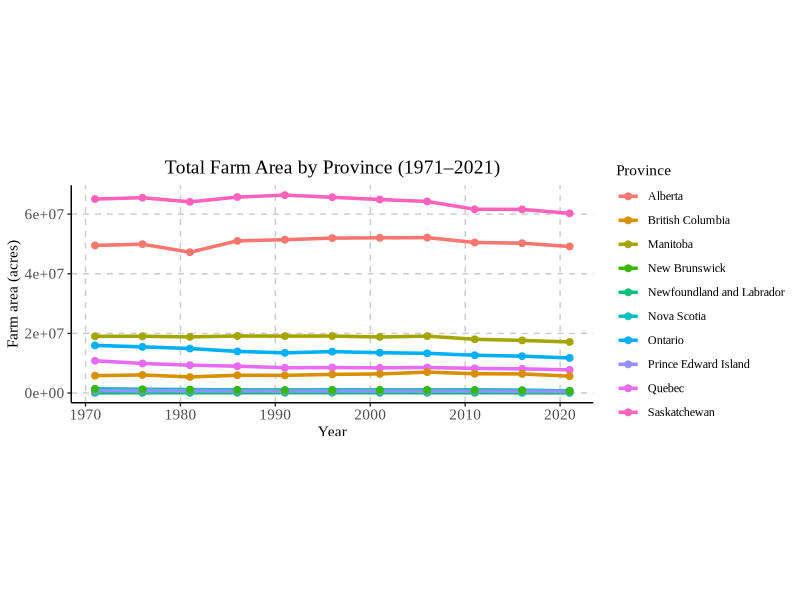
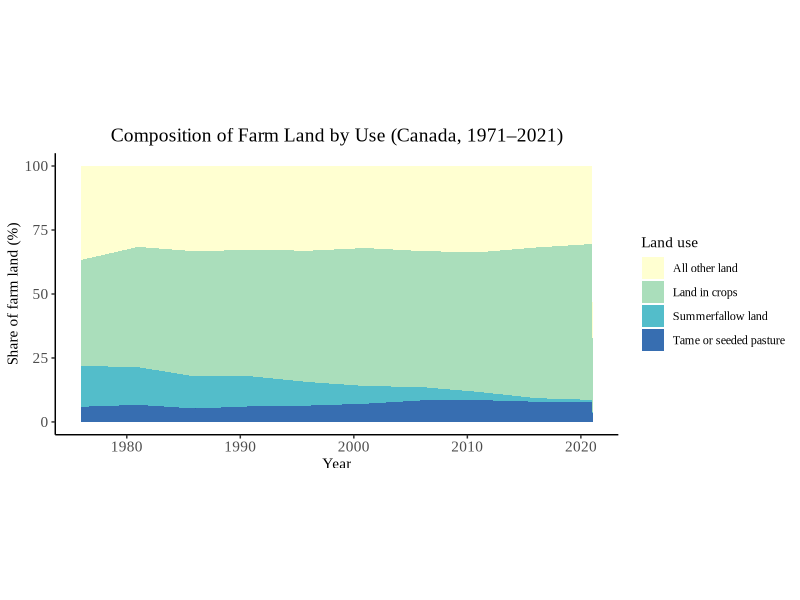
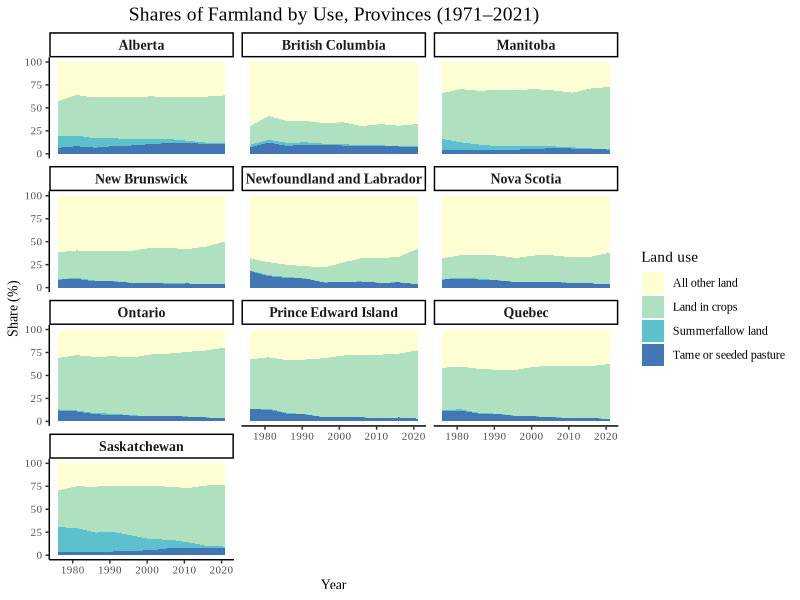

The R source for these figures, in order:
# ===============================================================
# Script Summary
# Data used: 3210015301_databaseLoadingData.csv
#
# Plots produced:
#   1. Total farm area by province (1971–2021)
#   2. Composition of farmland by use in Canada (1971–2021)
#   3. Provincial farmland shares (NA-cleaned, facet-wrapped)
# ===============================================================


# Load required packages
library(tidyverse)
library(readr)
library(ggplot2)
library(patchwork)


# Read dataset
df <- read_csv("3210015301_databaseLoadingData.csv")

# Filter total farm area in acres, years 1971+
area <- df %>%
  filter(
    `Land use` == "Total area of farms",
    `Unit of measure` == "Acres",
    REF_DATE >= 1971
  )

# Convert to wide format: rows = years, columns = provinces
prov_area <- area %>%
  select(REF_DATE, GEO, VALUE) %>%
  pivot_wider(names_from = GEO, values_from = VALUE)

# Drop Canada to keep only provinces
prov_area <- prov_area %>%
  select(-Canada)

# Convert to long format for ggplot
prov_long <- prov_area %>%
  pivot_longer(-REF_DATE, names_to = "Province", values_to = "Area")


# ---------------------------------------------------------------
#  PLOT 1: Total Farm Area by Province (1971–2021)
# ---------------------------------------------------------------
ggplot(prov_long, aes(x = REF_DATE, y = Area, color = Province)) +
  geom_line(linewidth = 1.2) +
  geom_point(size = 2) +
  labs(
    title = "Total Farm Area by Province (1971–2021)",
    x = "Year",
    y = "Farm area (acres)",
    color = "Province"
  ) +
  theme_classic(base_family = "Times New Roman") +
  theme(
    plot.title = element_text(size = 14, hjust = 0.5),
    axis.title = element_text(size = 11),
    axis.text = element_text(size = 11),
    legend.position = "right"
  ) +
  theme(panel.grid.major = element_line(color = "grey80", linetype = "dashed")) +
  theme(aspect.ratio = 5/12)



# ---------------------------------------------------------------
#  PLOT 2: Composition of Farmland by Use in Canada (1971–2021)
# ---------------------------------------------------------------

# Filter Canada and relevant land use categories
canada_land <- df %>%
  filter(
    GEO == "Canada",
    REF_DATE >= 1971,
    `Unit of measure` == "Acres",
    `Land use` %in% c(
      "Land in crops",
      "Summerfallow land",
      "Tame or seeded pasture",
      "All other land"
    )
  )

# Convert to wide
land_pivot <- canada_land %>%
  select(REF_DATE, `Land use`, VALUE) %>%
  pivot_wider(names_from = `Land use`, values_from = VALUE)

# Convert to long format and compute shares
land_share <- land_pivot %>%
  mutate(total = rowSums(select(., -REF_DATE))) %>%
  pivot_longer(-c(REF_DATE, total), names_to = "LandUse", values_to = "Value") %>%
  mutate(Share = (Value / total) * 100)

# Stacked area plot
ggplot(land_share, aes(x = REF_DATE, y = Share, fill = LandUse)) +
  geom_area(alpha = 0.9) +
  scale_fill_brewer(palette = "YlGnBu") +
  labs(
    title = "Composition of Farm Land by Use (Canada, 1971–2021)",
    x = "Year",
    y = "Share of farm land (%)",
    fill = "Land use"
  ) +
  theme_classic(base_family = "Times New Roman") +
  theme(
    plot.title = element_text(size = 14, hjust = 0.5),
    axis.title = element_text(size = 11),
    axis.text = element_text(size = 11),
    legend.position = "right"
  ) +
  theme(aspect.ratio = 6/12)





# ---------------------------------------------------------------
#  PLOT 3 (previously Plot 4): Provincial farmland shares, NA-cleaned
# ---------------------------------------------------------------

library(tidyverse)
library(ggplot2)

# Filter relevant categories for provinces
land_use <- df %>%
  filter(
    `Unit of measure` == "Acres",
    REF_DATE >= 1971,
    `Land use` %in% c(
      "Land in crops",
      "Summerfallow land",
      "Tame or seeded pasture",
      "All other land"
    ),
    GEO != "Canada"
  )

# Pivot wide to detect NA rows
wide_land <- land_use %>%
  select(REF_DATE, GEO, `Land use`, VALUE) %>%
  pivot_wider(names_from = `Land use`, values_from = VALUE)

# Remove rows with missing values
wide_land_clean <- wide_land %>%
  filter(if_all(-c(REF_DATE, GEO), ~ !is.na(.x)))

# Long format and compute shares
province_share <- wide_land_clean %>%
  pivot_longer(
    cols = -c(REF_DATE, GEO),
    names_to = "Land use",
    values_to = "VALUE"
  ) %>%
  group_by(GEO, REF_DATE) %>%
  mutate(Share = VALUE / sum(VALUE) * 100) %>%
  ungroup()

# Faceted plot
ggplot(province_share, aes(x = REF_DATE, y = Share, fill = `Land use`)) +
  geom_area(alpha = 0.85) +
  facet_wrap(~ GEO, ncol = 3) +
  scale_fill_brewer(palette = "YlGnBu") +
  labs(
    title = "Shares of Farmland by Use, Provinces (1971–2021)",
    x = "Year",
    y = "Share (%)",
    fill = "Land use"
  ) +
  theme_classic(base_family = "Times New Roman") +
  theme(
    plot.title = element_text(size = 14, hjust = 0.5),
    strip.text = element_text(size = 10, face = "bold"),
    axis.text = element_text(size = 8),
    axis.title = element_text(size = 10),
    legend.position = "right"
  )
